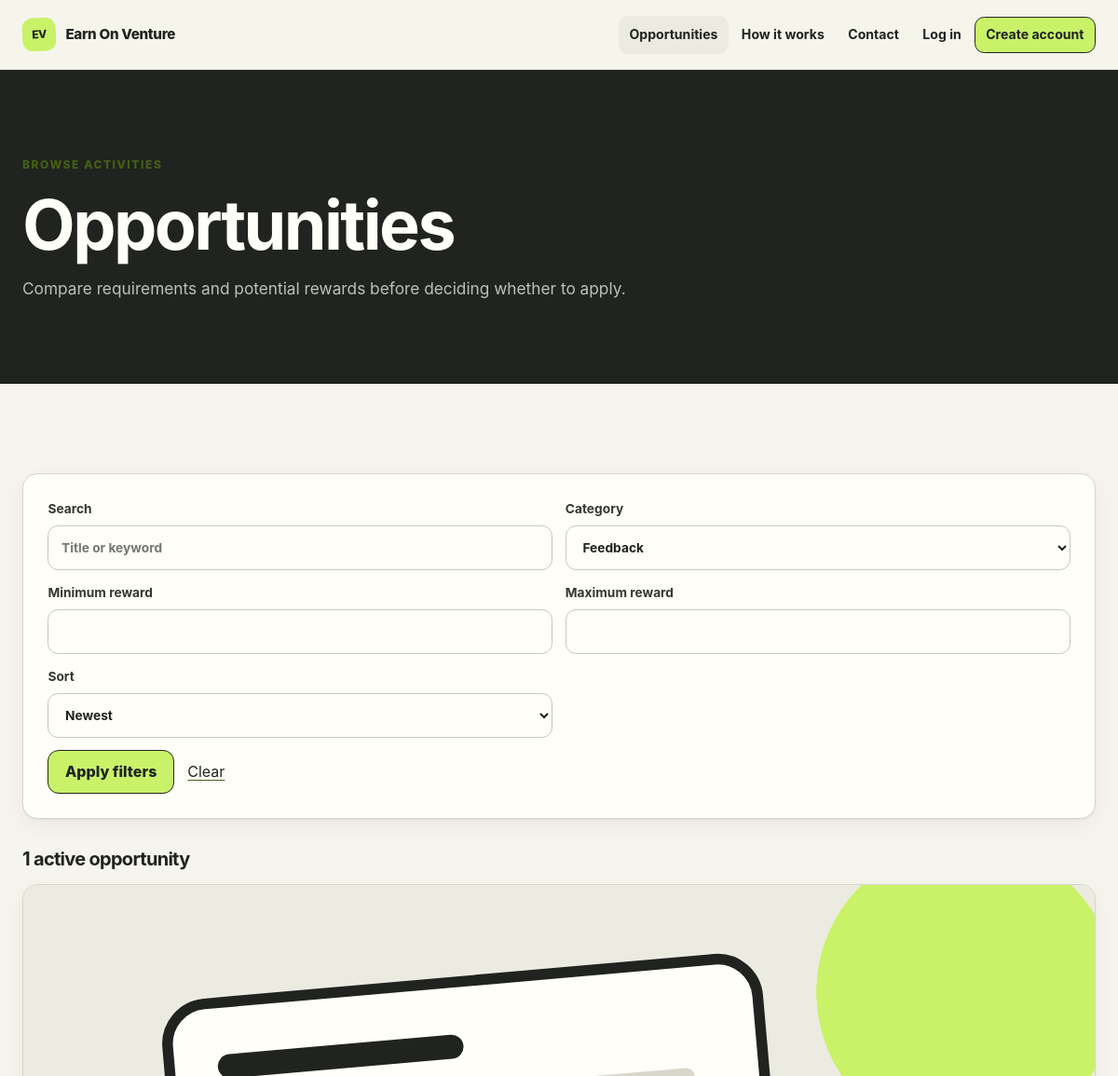
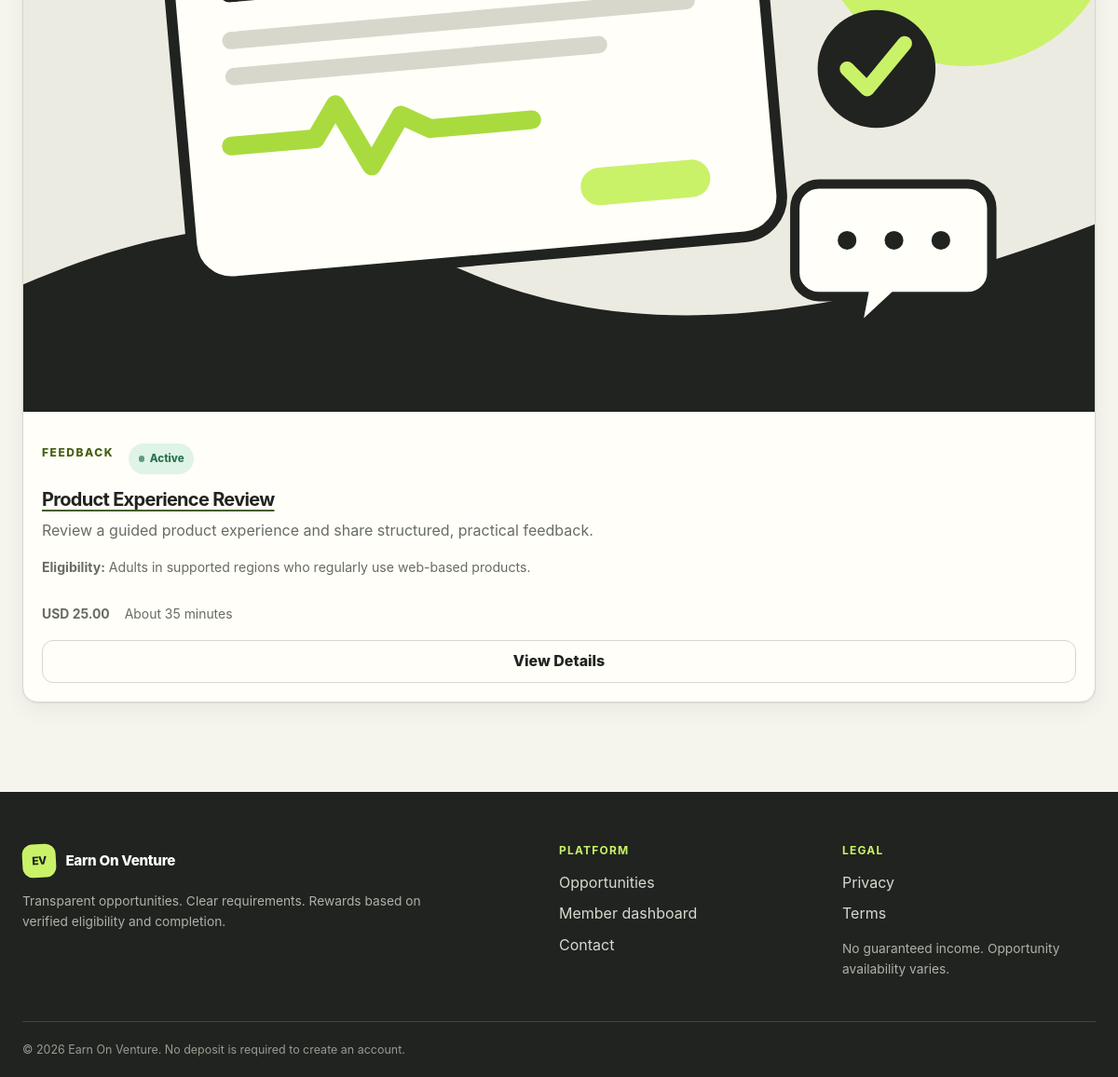
Page /opportunities.php?category=Feedback on the committed database (2 pictures, top to bottom).
### tables this page shows
CREATE TABLE IF NOT EXISTS opportunities (
  id BIGINT UNSIGNED AUTO_INCREMENT PRIMARY KEY,
  title VARCHAR(180) NOT NULL,
  category VARCHAR(80) NOT NULL,
  short_description VARCHAR(300) NOT NULL,
  description TEXT NOT NULL,
  reward_amount DECIMAL(10,2) NOT NULL DEFAULT 0.00,
  currency CHAR(3) NOT NULL DEFAULT 'USD',
  eligibility TEXT NOT NULL,
  requirements TEXT NOT NULL,
  instructions TEXT NOT NULL,
  terms TEXT NOT NULL,
  estimated_minutes SMALLINT UNSIGNED NOT NULL,
  image_path VARCHAR(255) NULL,
  status ENUM('draft','active','inactive') NOT NULL DEFAULT 'draft',
  featured TINYINT(1) NOT NULL DEFAULT 0,
  created_by BIGINT UNSIGNED NULL,
  created_at TIMESTAMP NOT NULL DEFAULT CURRENT_TIMESTAMP,
  updated_at TIMESTAMP NOT NULL DEFAULT CURRENT_TIMESTAMP ON UPDATE CURRENT_TIMESTAMP,
  INDEX idx_opportunities_status_category (status, category),
  INDEX idx_opportunities_reward (reward_amount),
  CONSTRAINT fk_opportunity_creator FOREIGN KEY (created_by) REFERENCES users(id) ON DELETE SET NULL
);

### opportunities.php (the view, shortened to what this page needs)
<?php
require_once __DIR__ . '/functions.php';
$search = trim((string) ($_GET['search'] ?? ''));
$category = trim((string) ($_GET['category'] ?? ''));
$minRewardInput = trim((string) ($_GET['min_reward'] ?? ''));
$maxRewardInput = trim((string) ($_GET['max_reward'] ?? ''));
$sort = (string) ($_GET['sort'] ?? 'newest');
$page = max(1, (int) ($_GET['page'] ?? 1));
$perPage = 9;
$sortOptions = [
    'newest' => 'created_at DESC',
    'reward_high' => 'reward_amount DESC, created_at DESC',
    'reward_low' => 'reward_amount ASC, created_at DESC',
    'time_low' => 'estimated_minutes ASC, created_at DESC',
];
$categoryStmt = db()->prepare("SELECT DISTINCT category FROM opportunities WHERE status = 'active' ORDER BY category");
$categoryStmt->execute();
$categories = $categoryStmt->fetchAll(PDO::FETCH_COLUMN);
$where = ["status = 'active'"];
$params = [];
if ($category !== '') {
    $where[] = 'category = ?';
    $params[] = $category;
}
$whereSql = implode(' AND ', $where);
$countStmt = db()->prepare('SELECT COUNT(*) FROM opportunities WHERE ' . $whereSql);
$countStmt->execute($params);
$total = (int) $countStmt->fetchColumn();
$pages = max(1, (int) ceil($total / $perPage));
$page = min($page, $pages);
$offset = ($page - 1) * $perPage;
$listStmt = db()->prepare('SELECT id, title, category, short_description, reward_amount, currency, eligibility, estimated_minutes, image_path, status FROM opportunities WHERE ' . $whereSql . ' ORDER BY ' . $sortOptions[$sort] . ' LIMIT ? OFFSET ?');
$position = 1;
foreach ($params as $value) {
    $listStmt->bindValue($position++, $value, is_float($value) ? PDO::PARAM_STR : PDO::PARAM_STR);
}
$listStmt->bindValue($position++, $perPage, PDO::PARAM_INT);
$listStmt->bindValue($position, $offset, PDO::PARAM_INT);
$listStmt->execute();
$opportunities = $listStmt->fetchAll();
$query = array_filter([
    'search' => $search,
    'category' => $category,
    'min_reward' => $minRewardInput,
    'max_reward' => $maxRewardInput,
    'sort' => $sort,
], static fn(string $value): bool => $value !== '');
render_header('Opportunities | ' . SITE_NAME, 'Search active feedback and research opportunities by category, reward, and time.');
?>
<section class="page-hero"><div class="container"><p class="eyebrow">Browse activities</p><h1>Opportunities</h1><p>Compare requirements and potential rewards before deciding whether to apply.</p></div></section>
<section class="section"><div class="container">
  <form method="get" class="filters card">
    <label>Search<input type="search" name="search" value="<?= e($search) ?>" placeholder="Title or keyword"></label>
    <label>Category<select name="category"><option value="">All categories</option><?php foreach ($categories as $option): ?><option value="<?= e($option) ?>"<?= $category === $option ? ' selected' : '' ?>><?= e($option) ?></option><?php endforeach; ?></select></label>
    <label>Minimum reward<input type="number" name="min_reward" min="0" step="0.01" value="<?= e($minRewardInput) ?>"></label>
    <label>Maximum reward<input type="number" name="max_reward" min="0" step="0.01" value="<?= e($maxRewardInput) ?>"></label>
    <label>Sort<select name="sort"><option value="newest"<?= $sort === 'newest' ? ' selected' : '' ?>>Newest</option></select></label>
    <div class="filter-actions"><button class="btn" type="submit">Apply filters</button><a href="/opportunities.php">Clear</a></div>
  </form>
  <div class="results-heading"><h2><?= $total ?> active opportunit<?= $total === 1 ? 'y' : 'ies' ?></h2></div>
  <?php if ($opportunities): ?><div class="card-grid"><?php foreach ($opportunities as $item): ?><article class="card opportunity-card">
    <?php if ($item['image_path']): ?><img src="<?= e($item['image_path']) ?>" alt="" loading="lazy"><?php endif; ?><div class="card-meta"><span class="eyebrow"><?= e($item['category']) ?></span><?= status_badge($item['status']) ?></div><h3><a href="/opportunity.php?id=<?= (int) $item['id'] ?>"><?= e($item['title']) ?></a></h3><p><?= e($item['short_description']) ?></p><p class="eligibility"><strong>Eligibility:</strong> <?= e($item['eligibility']) ?></p><div class="opportunity-meta"><strong><?= e($item['currency']) ?> <?= e(number_format((float) $item['reward_amount'], 2)) ?></strong><span>About <?= (int) $item['estimated_minutes'] ?> minutes</span></div><a class="btn btn-secondary" href="/opportunity.php?id=<?= (int) $item['id'] ?>">View Details</a>
  </article><?php endforeach; ?></div><?= pagination_links($page, $pages, $query) ?><?php else: ?><div class="empty-state"><h2>No matching opportunities</h2><p>Try broadening your search or clearing a filter.</p></div><?php endif; ?>
</div></section>
<?php render_footer();

### functions.php (shortened to what this page needs)
<?php
function db(): PDO
{
    static $pdo;
    if ($pdo instanceof PDO) {
        return $pdo;
    }
    $dsn = sprintf('mysql:host=%s;port=%s;dbname=%s;charset=utf8mb4', DB_HOST, DB_PORT, DB_NAME);
    $pdo = new PDO($dsn, DB_USER, DB_PASS, [
        PDO::ATTR_ERRMODE => PDO::ERRMODE_EXCEPTION,
        PDO::ATTR_DEFAULT_FETCH_MODE => PDO::FETCH_ASSOC,
        PDO::ATTR_EMULATE_PREPARES => false,
    ]);
    return $pdo;
}
function e(?string $value): string
{
    return htmlspecialchars($value ?? '', ENT_QUOTES | ENT_SUBSTITUTE, 'UTF-8');
}
function current_user(): ?array
{
    if (empty($_SESSION['user_id'])) {
        return null;
    }
    $stmt = db()->prepare('SELECT id, full_name, email, role, status, auth_version, profile_bio, created_at FROM users WHERE id = ? LIMIT 1');
    $stmt->execute([(int) $_SESSION['user_id']]);
    $user = $stmt->fetch() ?: null;
    return $user;
}
function status_badge(string $status): string
{
    return '<span class="badge badge-' . e($status) . '">' . e(ucfirst($status)) . '</span>';
}
function render_header(string $title, string $description = '', string $bodyClass = ''): void
{
    $user = current_user();
    ?><!doctype html>
<html lang="en">
<head>
  <link rel="stylesheet" href="/assets/css/style.css">
</head>
<body class="<?= e($bodyClass) ?>">
<header class="site-header">
  <div class="container nav-wrap">
    <a class="logo" href="/"><span>EV</span> Earn On Venture</a>
    <nav class="site-nav" id="site-nav" aria-label="Primary">
      <a href="/opportunities.php">Opportunities</a>
      <a href="/#how-it-works">How it works</a>
      <a href="/contact.php">Contact</a>
      <?php if ($user): ?><a href="/dashboard.php">Dashboard</a><a class="btn btn-small" href="/logout.php">Logout</a>
      <?php else: ?><a href="/login.php">Log in</a><a class="btn btn-small" href="/register.php">Create account</a><?php endif; ?>
    </nav>
  </div>
</header>
<main>
<?php
}
function render_footer(): void
{
    ?>
</main>
<footer class="site-footer">
  <div class="container footer-grid">
    <div><a class="logo logo-light" href="/"><span>EV</span> Earn On Venture</a><p>Transparent opportunities. Clear requirements. Rewards based on verified eligibility and completion.</p></div>
    <div><h2>Platform</h2><a href="/opportunities.php">Opportunities</a><a href="/dashboard.php">Member dashboard</a><a href="/contact.php">Contact</a></div>
    <div><h2>Legal</h2><a href="/privacy.php">Privacy</a><a href="/terms.php">Terms</a><p>No guaranteed income. Opportunity availability varies.</p></div>
  </div>
  <div class="container footer-bottom">&copy; <?= date('Y') ?> Earn On Venture. No deposit is required to create an account.</div>
</footer>
</body>
</html><?php
}
    ?>

### rows in the picture
opportunities: image_path (picture), category "FEEDBACK", status "Active", title "Product Experience Review", short_description "Review a guided product experience and share structured, practical feedback.", eligibility "Adults in supported regions who regularly use web-based products.", currency "USD", reward_amount "25.00", estimated_minutes "35"

### other values in the picture
$total "1"
form field category "Feedback"
